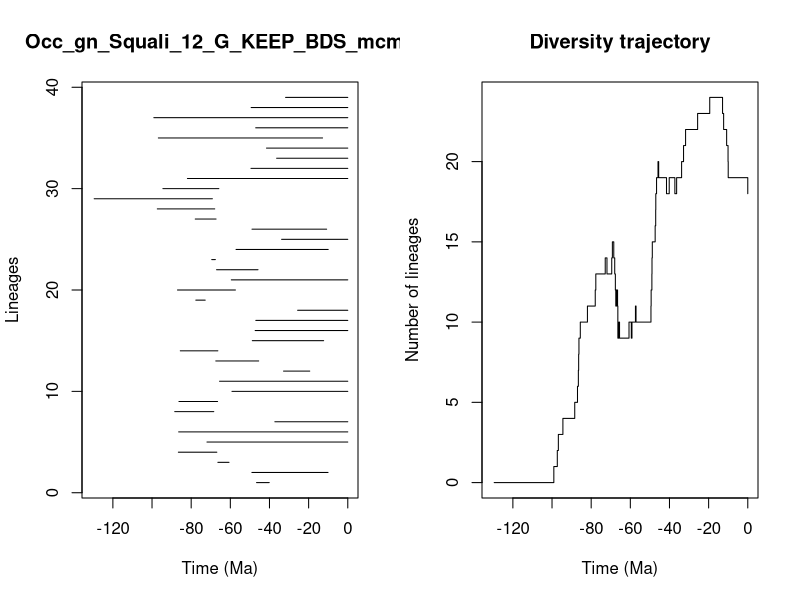

The R source for this figure:


pdf(file='../Results/Genus/5_MA_bins_EP_FT/pyrate_mcmc_logs/Occ_gn_Squali_12_G_KEEP_BDS_mcmc_LTT.pdf',width=0.6*20, height=0.6*10)
title = "Occ_gn_Squali_12_G_KEEP_BDS_mcmc"
ts=c(46.601973238522426, 48.987745956480985,66.3643798379913,86.54633322380491,71.93273988682814,86.39435256762253,37.24572833011312,88.3977002881016,86.24812804641168,59.16282164344345,65.50999305114823,32.81266266332769,67.42827830550262,85.55610810818294,48.77481331776279,47.31341257434228,46.988568747647264,25.622153960554087,77.63051221471149,86.98964854736771,59.49678206674662,67.03403973573545,69.49509447206592,57.084306367412424,33.806321655569896,48.928129549186266,77.92060747762334,97.30498151219645,129.5503585043222,94.44621514282231,81.91354807110822,49.46010952030326,36.346969912976824,41.5212799311695,96.76919956077984,47.04066640744867,99.07709651840058,49.367365229342155,31.773714800016794)
te=c(40.1322049411106, 10.080037839112082,60.672551087714034,66.8938176682083,0.0,0.0,0.0,68.45836641851888,66.51400731959511,0.0,0.0,19.434277613253556,45.51507779325509,66.37570187448246,12.335139625049687,0.0,0.0,0.0,72.82069777531862,57.38489336944506,0.0,45.85907287184478,67.6451229619632,9.995495896680055,0.0,10.798640732762369,67.29648829313278,67.97086054923415,69.17111993238255,65.87187304987894,0.0,0.0,0.0,0.0,12.887335925119679,0.0,0.0,0.0,0.0)
div_traj=c(0, 1,2,3,4,5,6,7,8,9,10,11,12,13,14,13,14,15,14,13,12,11,12,11,12,11,10,9,10,9,10,9,10,11,10,11,12,13,14,15,16,17,18,19,20,19,18,19,18,19,20,21,22,23,24,23,22,21,20,19,18)
time_events=c(129.5503585043222, 99.07709651840058,97.30498151219645,96.76919956077984,94.44621514282231,88.3977002881016,86.98964854736771,86.54633322380491,86.39435256762253,86.24812804641168,85.55610810818294,81.91354807110822,77.92060747762334,77.63051221471149,72.82069777531862,71.93273988682814,69.49509447206592,69.17111993238255,68.45836641851888,67.97086054923415,67.6451229619632,67.42827830550262,67.29648829313278,67.03403973573545,66.8938176682083,66.51400731959511,66.37570187448246,66.3643798379913,65.87187304987894,65.50999305114823,60.672551087714034,59.49678206674662,59.16282164344345,57.38489336944506,57.084306367412424,49.46010952030326,49.367365229342155,48.987745956480985,48.928129549186266,48.77481331776279,47.31341257434228,47.04066640744867,46.988568747647264,46.601973238522426,45.85907287184478,45.51507779325509,41.5212799311695,40.1322049411106,37.24572833011312,36.346969912976824,33.806321655569896,32.81266266332769,31.773714800016794,25.622153960554087,19.434277613253556,12.887335925119679,12.335139625049687,10.798640732762369,10.080037839112082,9.995495896680055,0.0)
                par(mfrow=c(1,2))
                L = length(ts)
                plot(ts, 1:L , xlim=c(-max(ts)-1,0), pch=20, type="n", main=title,xlab="Time (Ma)",ylab="Lineages")
                for (i in 1:L){segments(x0=-te[i],y0=i,x1=-ts[i],y1=i)}    
                t = -time_events
                plot(div_traj ~ t,type="s", main = "Diversity trajectory",xlab="Time (Ma)",ylab="Number of lineages",xlim=c(-max(ts)-1,0))
                abline(v=c(65,200,251,367,445),lty=2,col="gray")
                
